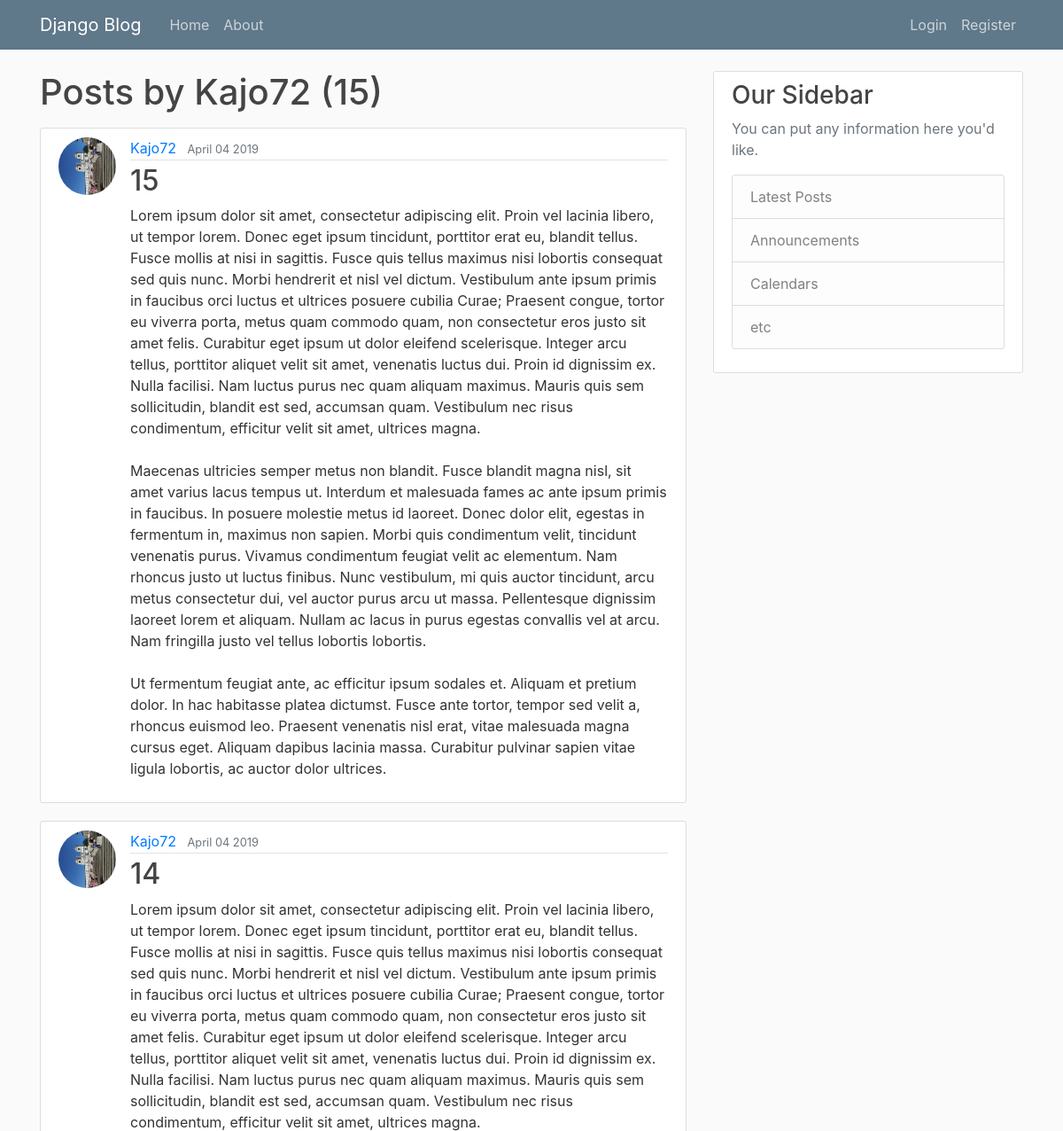
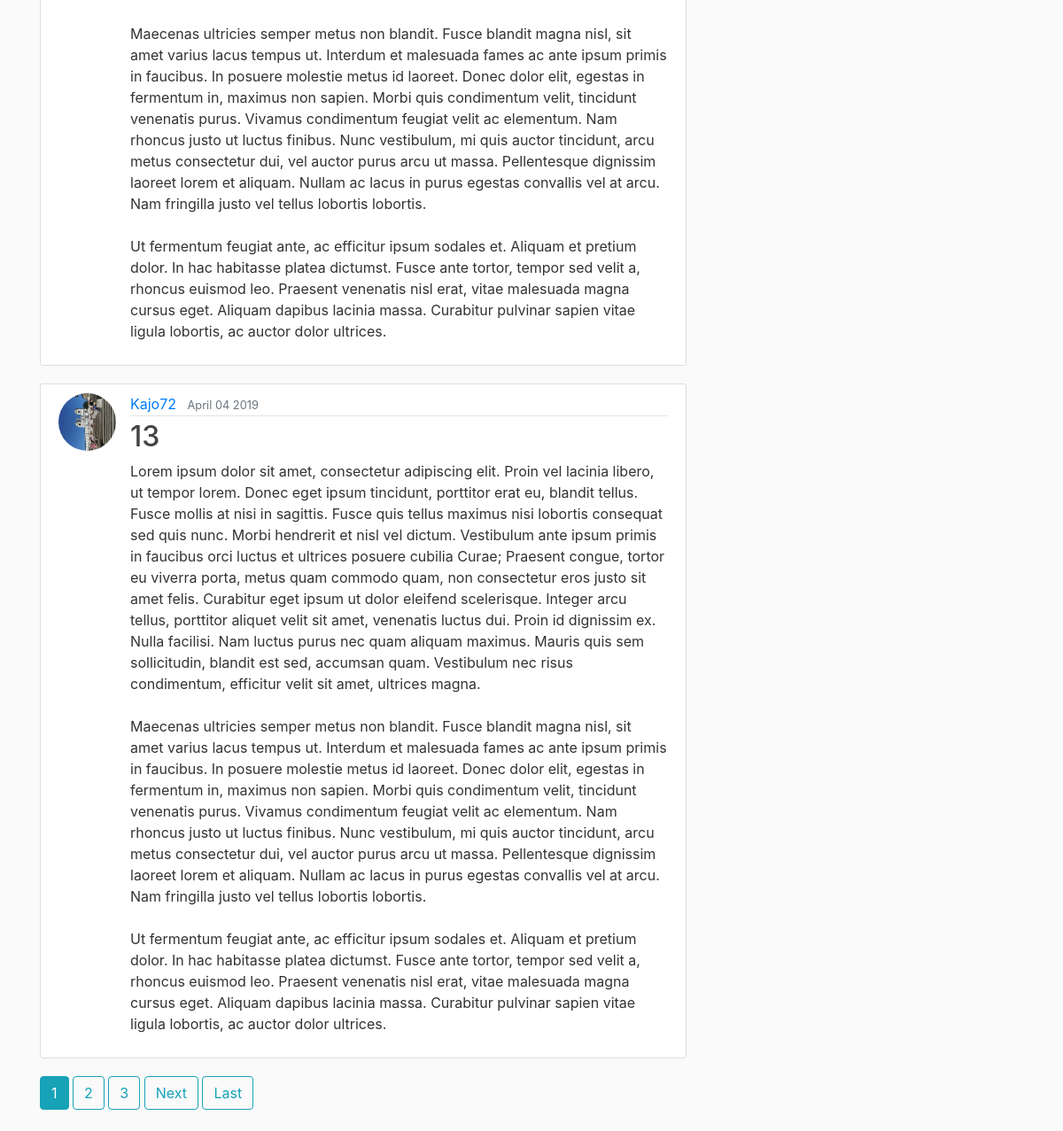
Screenshot of /user/Kajo72 with the database file from the repository (2 pictures, top to bottom).
### blog/models.py (models this page shows, shortened)
class Post(models.Model):
    title = models.CharField(max_length=100)
    content = models.TextField()
    date_posted = models.DateTimeField(default=timezone.now)
    author = models.ForeignKey(User, on_delete=models.CASCADE)

### users/models.py (models this page shows, shortened)
class Profile(models.Model):
    user = models.OneToOneField(User, on_delete=models.CASCADE)
    image = models.ImageField(default='default.jpg', upload_to='profile_pics')

### blog/views.py (the view)
# urls.py: path('user/<username>', UserPostListView.as_view(), name='user-posts'),
class UserPostListView(ListView):
    model = Post
    template_name = 'blog/user_posts.html'
    context_object_name = 'posts'
    paginate_by = 3
    def get_queryset(self):
        user = get_object_or_404(User, username=self.kwargs.get('username'))
        return Post.objects.filter(author=user).order_by('-date_posted')

### blog/templates/blog/user_posts.html (shortened to what this page needs)
{% extends 'blog/base.html' %} {% block content %}
<h1 class="mb-3">Posts by {{ view.kwargs.username }} ({{ page_obj.paginator.count }})</h1>
{% for post in posts %}
    <article class="media content-section">
        <img class="rounded-circle article-img" src="{{ post.author.profile.image.url }}">
        <div class="media-body">
            <div class="article-metadata">
                <a class="mr-2" href="{% url 'user-posts' post.author.username %}">{{ post.author }}</a>
                <small class="text-muted">{{ post.date_posted|date:'F d Y' }}</small>
            </div>
            <h2>
                <a class="article-title" href="{% url 'post-detail' post.id %}">{{ post.title }}</a>
            </h2>
            <p class="article-content">{{ post.content }}</p>
        </div>
    </article>
{% endfor %}
{% if is_paginated %}
        {% for num in page_obj.paginator.page_range %}
        {% if page_obj.number == num %}
            <a class="btn btn-info mb-4" href="?page={{ num }}">{{ num }}</a>
        {% elif num > page_obj.number|add:'-3' and num < page_obj.number|add:'3' %}
            <a class="btn btn-outline-info mb-4" href="?page={{ num }}">{{ num }}</a>
        {% endif %}
    {% endfor %}
    {% if page_obj.has_next %}
        <a class="btn btn-outline-info mb-4" href="?page={{ page_obj.next_page_number }}">Next</a>
        <a class="btn btn-outline-info mb-4" href="?page={{ page_obj.paginator.num_pages }}">Last</a>
    {% endif %}
{% endif %}
{% endblock content %}

### blog/static/blog/main.css (style rules this page uses)
body { background: #fafafa; color: #333333; margin-top: 5rem; }
h1, h2, h3, h4, h5, h6 { color: #444444; }
.content-section { background: #ffffff; padding: 10px 20px; border: 1px solid #dddddd; border-radius: 3px; margin-bottom: 20px; }
.article-title { color: #444444; }
.article-content { white-space: pre-line; }
.article-img { height: 65px; width: 65px; margin-right: 16px; }
.article-metadata { padding-bottom: 1px; margin-bottom: 4px; border-bottom: 1px solid #e3e3e3 }

### rows the page displays
Post: author.profile.image (picture), author "Kajo72", date_posted "April 04 2019", title "15", content "Lorem ipsum dolor sit amet, consectetur adipiscing elit. Proin vel lacinia libero, ut tempor lorem. Donec eget ipsum tincidunt, porttitor erat eu, blandit tellus. Fusce mollis at nisi in sagittis. Fusce quis tellus maximus nisi lobortis consequat sed quis nunc. Morbi hendrerit et nisl vel dictum. Vestibulum ante ipsum primis in faucibus orci luctus et ultrices posuere cubilia Curae; Praesent congue, tortor eu viverra porta, metus quam commodo quam, non consectetur eros justo sit amet felis. Curabitur eget ipsum ut dolor eleifend scelerisque. Integer arcu tellus, porttitor aliquet velit sit amet, venenatis luctus dui. Proin id dignissim ex. Nulla facilisi. Nam luctus purus nec quam aliquam…"
Post: author.profile.image (picture), author "Kajo72", date_posted "April 04 2019", title "14", content "Lorem ipsum dolor sit amet, consectetur adipiscing elit. Proin vel lacinia libero, ut tempor lorem. Donec eget ipsum tincidunt, porttitor erat eu, blandit tellus. Fusce mollis at nisi in sagittis. Fusce quis tellus maximus nisi lobortis consequat sed quis nunc. Morbi hendrerit et nisl vel dictum. Vestibulum ante ipsum primis in faucibus orci luctus et ultrices posuere cubilia Curae; Praesent congue, tortor eu viverra porta, metus quam commodo quam, non consectetur eros justo sit amet felis. Curabitur eget ipsum ut dolor eleifend scelerisque. Integer arcu tellus, porttitor aliquet velit sit amet, venenatis luctus dui. Proin id dignissim ex. Nulla facilisi. Nam luctus purus nec quam aliquam…"
Post: author.profile.image (picture), author "Kajo72", date_posted "April 04 2019", title "13", content "Lorem ipsum dolor sit amet, consectetur adipiscing elit. Proin vel lacinia libero, ut tempor lorem. Donec eget ipsum tincidunt, porttitor erat eu, blandit tellus. Fusce mollis at nisi in sagittis. Fusce quis tellus maximus nisi lobortis consequat sed quis nunc. Morbi hendrerit et nisl vel dictum. Vestibulum ante ipsum primis in faucibus orci luctus et ultrices posuere cubilia Curae; Praesent congue, tortor eu viverra porta, metus quam commodo quam, non consectetur eros justo sit amet felis. Curabitur eget ipsum ut dolor eleifend scelerisque. Integer arcu tellus, porttitor aliquet velit sit amet, venenatis luctus dui. Proin id dignissim ex. Nulla facilisi. Nam luctus purus nec quam aliquam…"

### other values shown
{{ view.kwargs.username }} "Kajo72"
{{ page_obj.paginator.count }} "15"
{{ num }} "1"
{{ num }} "2" "3"
